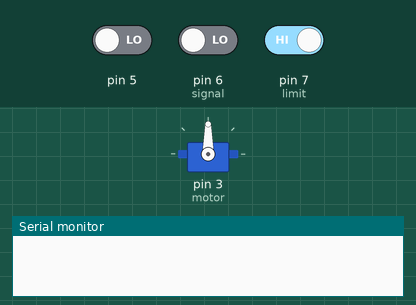
Recording of a program running on a simulated Arduino Leonardo, built with avr-gcc and run on an emulated ATmega32U4. On the bench: servo, the last lines printed to the serial monitor. The test bench sets the inputs (shaded band); at power-on: pin 5 LOW, pin 6 (signal) LOW, pin 7 (limit) HIGH.

Above: at 0.1 s.
At 2.1 s:
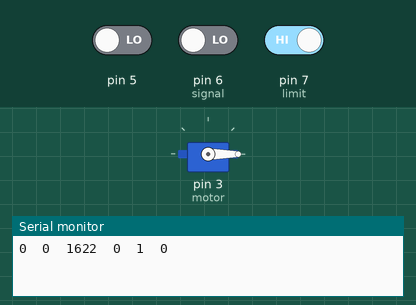
Timing chart, 0 to 3.6 s (numbered marks = the images above):
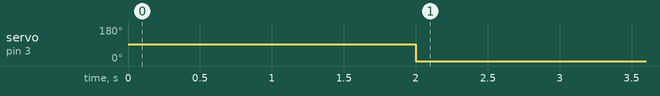

The program:

main.cpp
```cpp
// #include <Arduino.h>
// #include <encoder.h>
// #include <PID_v1_bc.h>

// #define PIN_LIMIT_0 7
// #define PIN_ENCODER_0 2
// #define PIN_LED_0 3

// unsigned long highTime, lowTime, period;
// float dutyCycle;

// volatile bool tz = false;

// Encoder* flipper_encoder;

// void zint() {
//   if (!tz) {
//     encoder_zero(flipper_encoder);
//     tz = true;
//   } else if (tz) {
//     tz = false;
//   }
// }


// // PIND@0=A , PIND@4=B


// // Define PID parameters
// double Kp = 2, Ki = 0, Kd = 0;
// double Setpoint, Input, Output;
// PID myPID(&Input, &Output, &Setpoint, Kp, Ki, Kd, DIRECT);


// void setup() {
//   Serial.begin(115200);
//   pinMode(PIN_ENCODER_0, INPUT);
//   pinMode(PIN_LIMIT_0, INPUT_PULLUP);

//   flipper_encoder = encoder_new(PIN_ENCODER_0);

//   attachInterrupt(digitalPinToInterrupt(PIN_LIMIT_0), zint, CHANGE);

//   myPID.SetMode(AUTOMATIC);
//   myPID.SetSampleTime(50); // milliseconds
//   myPID.SetOutputLimits(0, 255);
// }

// uint8_t i21 = 0;
// int pos = 0;

// void loop() {
//   encoder_update(flipper_encoder);
//   Serial.print(flipper_encoder->angle);
//   Serial.print("\t");
//   // Read input (e.g., from a sensor)
//   Input = map(analogRead(A5), 665, 675, 255, 0);
//   Serial.print(analogRead(A5));
//   Serial.print("\t");
//   Serial.print((long)Input);
//   Serial.print("\t");
//   // Input = (double)flipper_encoder->angle;

//   // Set the setpoint (e.g., from a potentiometer)
//   Setpoint = map(analogRead(A0), 0, 1023, 0, 255);
//   Serial.print(Setpoint);
//   Serial.print("\t");
//   // Setpoint = 25;//map(500, 0, 1023, 0, 255);

//   // Compute the PID output
//   myPID.Compute();
//   Output;
//   Serial.print("\t");
//   Serial.print(Output);
//   Serial.print("\n");

//   // Apply the output to the system (e.g., control an LED)
//   analogWrite(PIN_LED_0, Output);
// }

// #include <Arduino.h>

// #define BUFFERSIZE2 100
// #define KP 1
// #define KI 0
// #define KD 0

// int sensor;
// int setpoint;
// int error;
// int output;
// int preverror;
// int ledstate;

// int min, max, in, ctl, avg;

// int buffer2[BUFFERSIZE2];

// void setup() {
//   Serial.begin(11200);
//   min = analogRead(A5);
//   max = analogRead(A5);
//   in = 0;
//   ctl = 0;
//   avg = 0;
//   ledstate = 0;
// }

// void loop() {
//   unsigned long inter = 0;
//   ctl = map(map(analogRead(A0), 0, 1023, 0, 613), 0, 613, 0, 255);

//   in = ledstate; analogRead(A5);

//   for(i21=0; i21<BUFFERSIZE2; i21++) {
//     inter += buffer2[i21];
//   }
//   avg = inter / (unsigned long)BUFFERSIZE2;

//   buffer2[0] = in;
//   memmove(buffer2+1, buffer2, (BUFFERSIZE2-1)*sizeof(int));

//   bool flag = false;
//   for(i21=0; i21<BUFFERSIZE2; i21++) {
//     if (buffer2[i21]==0) {
//       flag = true;
//     };
//   }

//   if (!flag) {
//     if (avg < min) {
//       min = avg;
//     } else if (avg > max) {
//       max = avg;
//     }
//   }

//   sensor = map(avg, min, max, 0, 255);
//   setpoint = ctl;
//   error = setpoint - sensor;
//   output = (KP*error);
//   ledstate += output;


//   Serial.print(ctl);
//   Serial.print("\t");
//   Serial.print(min);
//   Serial.print("\t");
//   Serial.print(max);
//   Serial.print("\t");
//   Serial.print(in);
//   Serial.print("\t");
//   Serial.print(avg);
//   Serial.print("\t");
//   Serial.print(sensor);
//   Serial.print("\t");
//   Serial.print(error);
//   Serial.print("\t");
//   Serial.print(ledstate);
//   Serial.print("\t");
//   Serial.print(output);
//   Serial.print("\n");


//   analogWrite(PIN_LED_0, ledstate);
// }

#include <Arduino.h>
#include <encoder.h>
#include <Servo.h>

#define encoder 5
#define limit 7
#define motor 3
#define signal 6

#define st Serial.print("\t")
#define sn Serial.print("\n")
#define sp(x) Serial.print(x)
#define spt(x) Serial.print(x);Serial.print("\t")

Encoder* flipper_encoder;
bool motor_kill;
bool limit_hit;
int motorin;
unsigned long signal_in;


Servo Smotor;
const int minMicros = 1100; // Minimum pulse width in microseconds
const int maxMicros = 1900; // Maximum pulse width in microseconds
const int halfSpeedMicros = (maxMicros + minMicros) / 2; // Halfway between min and max


void zint() {

}

void setup() {
  interrupts();
  motor_kill = true;
  limit_hit = false;

  flipper_encoder = encoder_new(encoder);
  pinMode(signal, INPUT);
  pinMode(limit, INPUT_PULLUP);

  pinMode(motor, OUTPUT);
  pinMode(A0, INPUT);
  Smotor.attach(motor);

  Serial.begin(11200);
}


void loop() {
  encoder_update(flipper_encoder);
  if (!digitalRead(limit)) {
    limit_hit = true;
  } else {
    limit_hit = false;
  }

  if (limit_hit) {
    encoder_zero(flipper_encoder);
  }

  if ((150 < flipper_encoder->angle) && (flipper_encoder->angle < 360)) {
    motor_kill = false;
  } else {
    motor_kill = true;
  }

  signal_in = pulseIn(signal, HIGH);


  //if (!motor_kill) {
    // motorin = pulseIn(A0, HIGH);
    // pinMode(motor, OUTPUT);
    // Smotor.attach(motor);
    Smotor.writeMicroseconds(signal_in);
  // }
  // else {
  //   // Smotor.detach();
  //   pinMode(motor, INPUT);
  //   // Smotor.writeMicroseconds(0);
  // }


  spt(flipper_encoder->angle);
  spt(signal_in);
  spt(halfSpeedMicros-map(signal_in, 980, 1980, 0, 255)-(255/2));
  spt(limit_hit);
  spt(motor_kill);
  spt(motorin);
  sn;
}
```

Measured:
- by itself, servo on pin 3 (motor): 90° → 0° at 2.0 s
